Frame 1 (no input): blank canvas, image omitted
Frame 60 (the mouse pressed at the canvas centre just before this capture): blank canvas, image omitted
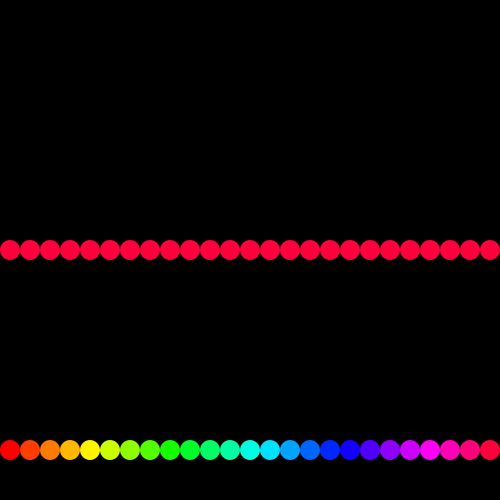
Frame 120 (the mouse held since frame 60 and released just before this capture)

The Processing sketch whose frames 1 and 60 were blank and that drew this single picture after the mouse press (run headless with seeded random() and noise(); from frame 60 on, the mouse is pressed at the canvas centre):

// Processing sketch: loops2
// ── loops2.pde
void setup()
{
  size(500, 500);
  colorMode(HSB);
}

void draw()
{
  background(0);
  float y = 100;
  
  while(y <= height - 100)
  {
    line(0, y, width, y);
    y += 20;
  }
  
  for(float yy = 100 ; yy <= height - 100 ; yy += 20)
  {
    line(0, yy, width, yy);
  }
  
  y = 100;
  do
  {
    line(0, y, width, y);
    y += 20;
  }
  while(y <= height - 100);
  
  
  int numCircles = mouseX / 10;
  float w = width / (float) numCircles;
  int i =0;
  while(i < numCircles)
  {
    float x = (w / 2) + (w * i);
    ellipse(x, height / 2, w, w);
    i ++;
  }
  
  float colorgap = 255 / (float) numCircles;
  for (int j = 0 ; j < numCircles ; j ++)
  {
    noStroke();
    fill(colorgap * j, 255, 255);
    float x = (w / 2) + (w * j);
    ellipse(x, height / 2 + 200, w, w);    
  }
  
  
  
  
  
  
  
  
}
